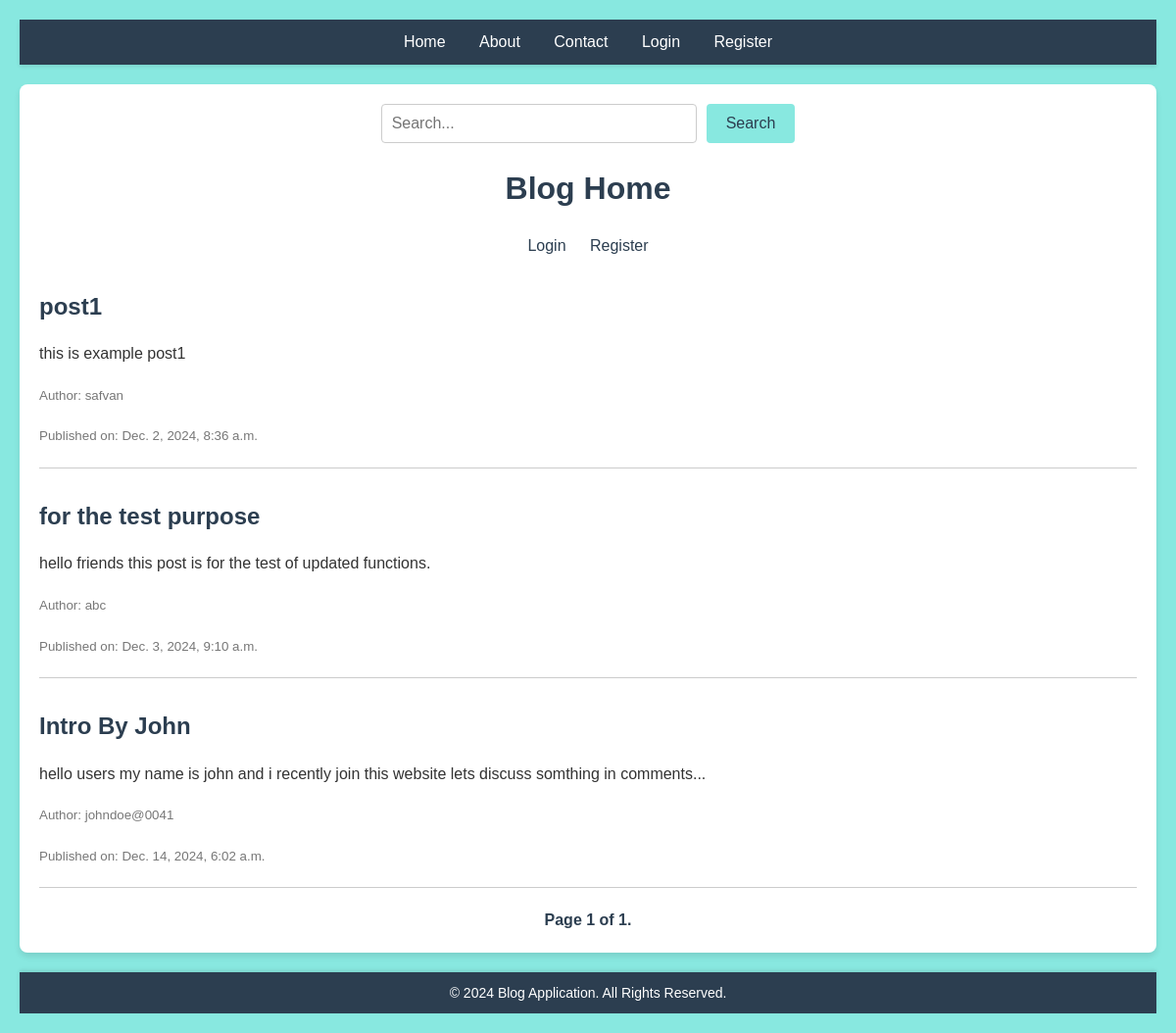
The page / on the database its author committed.
### blog/models.py (models this page shows, shortened)
class Post(models.Model):
    title = models.CharField(max_length=200)
    content = models.TextField()
    author = models.ForeignKey(User, on_delete=models.CASCADE)
    created_at = models.DateTimeField(auto_now_add=True)
    category = models.ForeignKey(Category, on_delete=models.SET_NULL, null=True)
    tags = models.ManyToManyField(Tag, blank=True)
    is_featured = models.BooleanField(default=False)

### blog/views.py (the view)
# urls.py: path('', views.home, name='home'),
def home(request):
    query = request.GET.get('q', '')  # Default to empty string if no query is present
    if query:
        posts = Post.objects.filter(title__icontains=query) | Post.objects.filter(content__icontains=query)
    else:
        posts = Post.objects.all()
    featured_posts = Post.objects.filter(is_featured=True)  # Example for featured posts
    context = {
        'posts': posts,
        'featured_posts': featured_posts,
    }
    paginator = Paginator(posts, 5)  # Show 5 posts per page
    page_number = request.GET.get('page')
    page_obj = paginator.get_page(page_number)
    return render(request, 'blog/home.html', {'posts': page_obj})

### blog/templates/blog/home.html (shortened to what this page needs)
{% extends 'blog/base.html' %}
{% load static %}
{% block content %}
    <form method="GET" action="{% url 'home' %}">
        <input type="text" name="q" placeholder="Search..." value="{{ request.GET.q }}">
        <button type="submit">Search</button>
    </form>
    <h1>Blog Home</h1>
    {% if user.is_authenticated %}
        <ul>
            <li><a href="{% url 'add_post' %}">Add Post</a></li>
        </ul>
    {% else %}
        <ul>
            <li><a href="{% url 'login' %}">Login</a></li>
            <li><a href="{% url 'register' %}">Register</a></li>
        </ul>
    {% endif %}
    {% if posts %}
        {% for post in posts %}
            <h2><a href="{% url 'post_detail' post.id %}">{{ post.title }}</a></h2>
            <p>{{ post.content|truncatewords:20 }}</p>
            <p><small>Author: {{ post.author }}</small></p>
            <p><small>Published on: {{ post.created_at }}</small></p>
            <hr>
        {% endfor %}
    {% else %}
        <p>No blog posts available{% if request.GET.q %} matching "{{ request.GET.q }}"{% endif %}.</p>
    {% endif %}
    <div class="pagination">
        <span class="step-links">
            <span class="current">
                Page {{ posts.number }} of {{ posts.paginator.num_pages }}.
            </span>
        </span>
    </div>
{% endblock %}

### blog/templates/blog/base.html (style rules this page uses)
body { font-family: Arial, sans-serif; margin: 0; padding: 0; background-color: #88e8e0; color: #333; line-height: 1.6; }

### blog/templates/blog/home.html (style rules this page uses)
body { font-family: Arial, sans-serif; background-color: #88e8e0; margin: 0; padding: 20px; color: #333; }
h1, h2 { color: #2c3e50; }
h1 { text-align: center; margin-bottom: 20px; }
h2 { margin-top: 30px; margin-bottom: 10px; }
form[method="GET"] { display: flex; justify-content: center; margin-bottom: 20px; }
form[method="GET"] input[type="text"] { width: 300px; padding: 10px; border: 1px solid #ccc; border-radius: 4px; font-size: 16px; margin-right: 10px; }
form[method="GET"] button { background-color: #88e8e0; color: #2c3e50; padding: 10px 20px; border: none; border-radius: 4px; font-size: 16px; cursor: pointer; transition: background-color 0.3s ease; }
ul { list-style-type: none; padding: 0; text-align: center; margin-bottom: 20px; }
ul li { display: inline; margin: 0 10px; }
ul li a { color: #88e8e0; text-decoration: none; font-size: 16px; transition: color 0.3s ease; }
ul li a { color: #2c3e50; text-decoration: none; font-size: 16px; transition: color 0.3s ease; }
h2 a { color: #2c3e50; text-decoration: none; transition: color 0.3s ease; }
p { line-height: 1.6; margin-bottom: 10px; }
small { color: #777; }
hr { border: 0; height: 1px; background: #ccc; margin: 20px 0; }
.pagination { text-align: center; margin-top: 20px; }
.pagination .current { font-weight: bold; color: #2c3e50; }

### rows shown on the page
Post: title "post1", content "this is example post1", author "safvan", created_at "Dec. 2, 2024, 8:36 a.m."
Post: title "for the test purpose", content "hello friends this post is for the test of updated functions.", author "abc", created_at "Dec. 3, 2024, 9:10 a.m."
Post: title "Intro By John", content "hello users my name is john and i recently join this website lets discuss somthing in comments...", author "johndoe@0041", created_at "Dec. 14, 2024, 6:02 a.m."

### other values the page prints
{{ posts.number }} "1"
{{ posts.paginator.num_pages }} "1"
